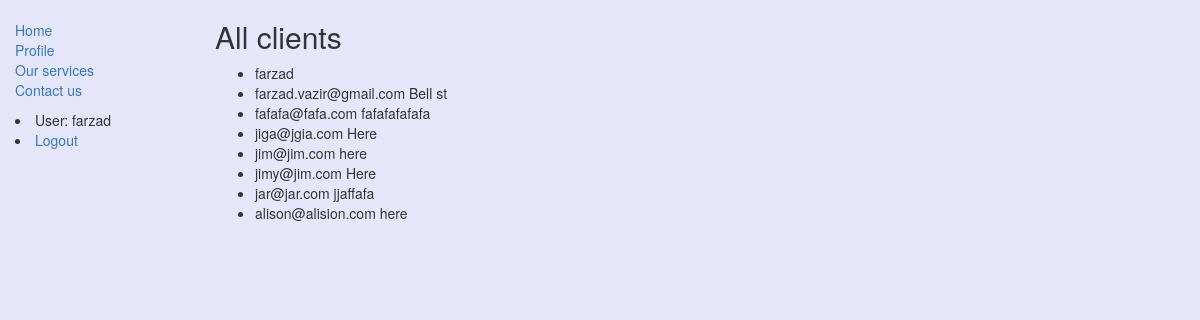
Page /user_details/ (signed in) on the committed database.
### doggroomer/models.py (models this page shows, shortened)
class Profile(models.Model):
    user = models.OneToOneField(User, on_delete=models.CASCADE)
    full_name = models.CharField(max_length=50)
    address = models.CharField(max_length=300, blank=False)
    phone = models.CharField(max_length=10, null=True, blank=True)

### doggroomer/views.py (the view)
# urls.py: path('user_details/', views.users_details, name='user_details'),
@permission_required('is_superuser')
def users_details(request):
    return render(request, 'users_details.html', context={'profiles': Profile.objects.all()})

### doggroomer/templates/users_details.html
{% extends 'base_generic.html' %}
{% block content %}
  <h2>All clients</h2>
    <ul>
        {% for profile in profiles %}
            <li> {{ profile.user }}  {{ profile.home_phone }}  {{ profile.address }}</li>
        {% endfor %}
    </ul>
{% endblock %}

### doggroomer/templates/base_generic.html (shortened to what this page needs)
<!DOCTYPE html>
<html lang="en">
<head>
    <link rel="stylesheet" href="https://maxcdn.bootstrapcdn.com/bootstrap/3.3.7/css/bootstrap.min.css">
    {% load static %}
  <link rel="stylesheet" href="{% static 'css/styles.css' %}">
</head>
<body style="background-color:#E6E6FA">
  <div class="container-fluid">
    <div class="row">
      <div class="col-sm-2">
      {% block sidebar %}
      <ul class="sidebar-nav">
          <li><a href="{% url 'index' %}">Home</a></li>
          {% if user.is_authenticated %}
          <li><a href="{% url 'profile' %}">Profile</a></li>
          {% else %}
          <li><a href="{% url 'signup' %}">signup</a></li>
          {% endif %}
            <li><a href="{% url 'services' %}"> Our services</a></li>
      <li><a href="{% url 'contact_us' %}"> Contact us</a></li>
      </ul>
          {% if user.is_authenticated %}
     <li>User: {{ user.get_username }}</li>
     <li><a href="{% url 'logout'%}?next={{request.path}}">Logout</a></li>
   {% else %}
     <li><a href="{% url 'login'%}?next={{request.path}}">Login</a></li>
   {% endif %}
     {% endblock %}
      </div>
      <div class="col-sm-10 ">
      {% block content %}{% endblock %}
      </div>
    </div>
  </div>
</body>
</html>

### doggroomer/static/css/styles.css (style rules this page uses)
.sidebar-nav { margin-top: 20px; padding: 0; list-style: none; }

### rows in the picture
Profile: user "farzad"
Profile: user "farzad.vazir@gmail.com", address "Bell st"
Profile: user "fafafa@fafa.com", address "fafafafafafa"
Profile: user "jiga@jgia.com", address "Here"
Profile: user "jim@jim.com", address "here"
Profile: user "jimy@jim.com", address "Here"
Profile: user "jar@jar.com", address "jjaffafa"
Profile: user "alison@alision.com", address "here"

### other values in the picture
{{ user.get_username }} "farzad"
